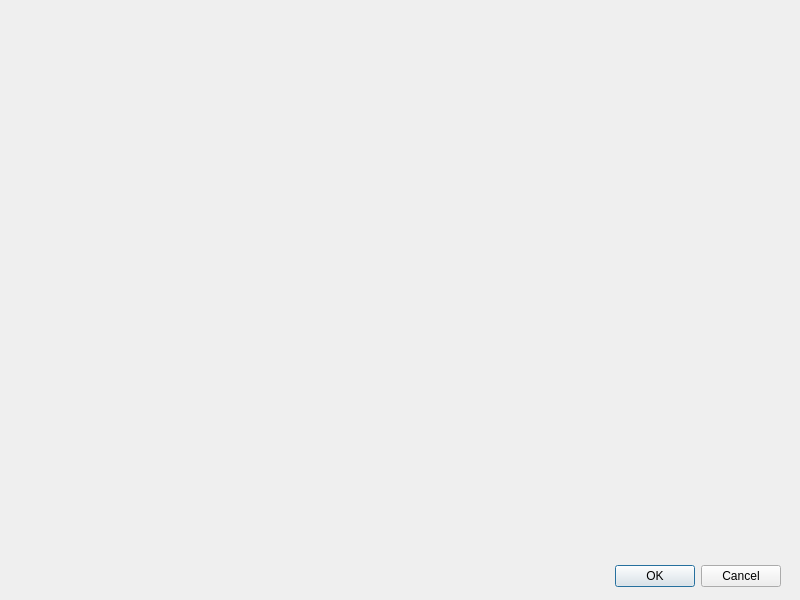
<?xml version="1.0" encoding="UTF-8"?>
<ui version="4.0">
 <class>AlphaBlendingWindow</class>
 <widget class="QDialog" name="AlphaBlendingWindow">
  <property name="geometry">
   <rect>
    <x>0</x>
    <y>0</y>
    <width>800</width>
    <height>600</height>
   </rect>
  </property>
  <property name="windowTitle">
   <string>Dialog</string>
  </property>
  <widget class="QDialogButtonBox" name="buttonBox">
   <property name="geometry">
    <rect>
     <x>160</x>
     <y>560</y>
     <width>621</width>
     <height>32</height>
    </rect>
   </property>
   <property name="orientation">
    <enum>Qt::Horizontal</enum>
   </property>
   <property name="standardButtons">
    <set>QDialogButtonBox::Cancel|QDialogButtonBox::Ok</set>
   </property>
  </widget>
 </widget>
 <resources/>
 <connections>
  <connection>
   <sender>buttonBox</sender>
   <signal>accepted()</signal>
   <receiver>AlphaBlendingWindow</receiver>
   <slot>accept()</slot>
   <hints>
    <hint type="sourcelabel">
     <x>248</x>
     <y>254</y>
    </hint>
    <hint type="destinationlabel">
     <x>157</x>
     <y>274</y>
    </hint>
   </hints>
  </connection>
  <connection>
   <sender>buttonBox</sender>
   <signal>rejected()</signal>
   <receiver>AlphaBlendingWindow</receiver>
   <slot>reject()</slot>
   <hints>
    <hint type="sourcelabel">
     <x>316</x>
     <y>260</y>
    </hint>
    <hint type="destinationlabel">
     <x>286</x>
     <y>274</y>
    </hint>
   </hints>
  </connection>
 </connections>
</ui>
